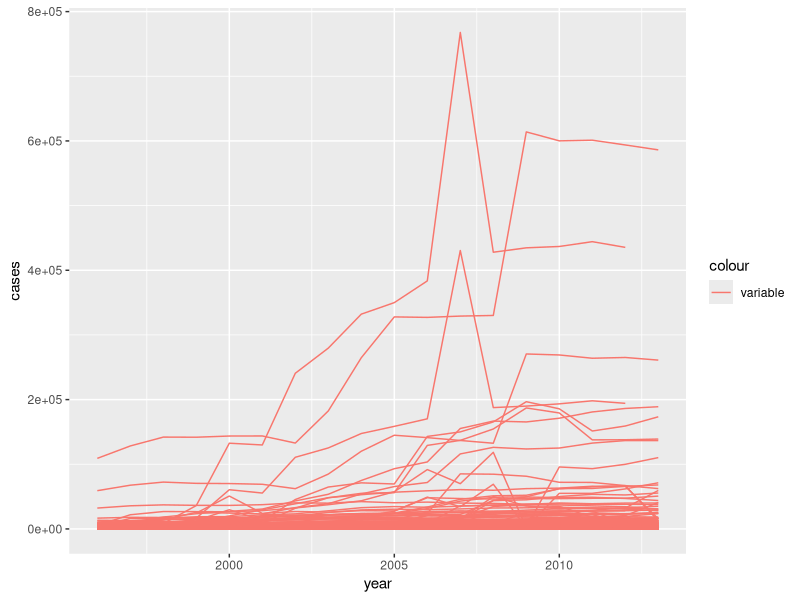

This figure's R source:
## ---- chunk 1
knitr::opts_chunk$set(echo = TRUE)
library(tibble)
library(ggplot2)
library("tidyverse")

who <- tidyr::who
who1 <- who %>% 
  gather(new_sp_m014:newrel_f65, key = "key", value = "cases", na.rm = TRUE)
who1 %>% 
  count(key)
who2 <- who1 %>% 
  mutate(key = stringr::str_replace(key, "newrel", "new_rel"))
who3 <- who2 %>% 
  separate(key, c("new", "type", "sexage"), sep = "_")
who3 %>% 
  count(new)
who4 <- who3 %>% 
  select(-new, -iso2, -iso3)
who5 <- who4 %>% 
  separate(sexage, c("sex", "age"), sep = 1)
who %>%
  gather(code, value, new_sp_m014:newrel_f65, na.rm = TRUE) %>% 
  mutate(code = stringr::str_replace(code, "newrel", "new_rel")) %>%
  separate(code, c("new", "var", "sexage")) %>% 
  select(-new, -iso2, -iso3) %>% 
  separate(sexage, c("sex", "age"), sep = 1)
## ---- chunk 2
who1 %>%
  filter(cases == 0) %>%
  nrow()
## ---- chunk 3
gather(who, new_sp_m014:newrel_f65, key = "key", value = "cases") %>%
  group_by(country, year)  %>%
  mutate(missing = is.na(cases)) %>%
  select(country, year, missing) %>%
  distinct() %>%
  group_by(country, year) %>%
  filter(n() > 1)
## ---- chunk 4
who3a <- who1 %>%
  separate(key, c("new", "type", "sexage"), sep = "_")

filter(who3a, new == "newrel") %>% head()
## ---- chunk 5
select(who3, country, iso2, iso3) %>%
  distinct() %>%
  group_by(country) %>%
  filter(n() > 1)
## ---- chunk 6
who5 %>%
  group_by(country, year, sex) %>%
  filter(year > 1995) %>%
  summarise(cases = sum(cases)) %>%
  unite(country_sex, country, sex, remove = FALSE) %>%
  ggplot(aes(x = year, y = cases, group = country_sex, color='variable')) +
  geom_line()
